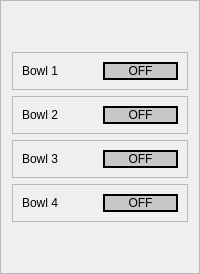
              <widget class="QFrame" name="frame_3">
               <property name="frameShape">
                <enum>QFrame::StyledPanel</enum>
               </property>
               <property name="frameShadow">
                <enum>QFrame::Raised</enum>
               </property>
               <layout class="QVBoxLayout" name="verticalLayout_7">
                <item>
                 <spacer name="verticalSpacer_2">
                  <property name="orientation">
                   <enum>Qt::Vertical</enum>
                  </property>
                  <property name="sizeHint" stdset="0">
                   <size>
                    <width>20</width>
                    <height>40</height>
                   </size>
                  </property>
                 </spacer>
                </item>
                <item>
                 <widget class="QFrame" name="frame_4">
                  <property name="frameShape">
                   <enum>QFrame::StyledPanel</enum>
                  </property>
                  <property name="frameShadow">
                   <enum>QFrame::Raised</enum>
                  </property>
                  <layout class="QHBoxLayout" name="horizontalLayout_14">
                   <item>
                    <widget class="QLabel" name="label_15">
                     <property name="styleSheet">
                      <string notr="true">font: 75 12pt &quot;MS Shell Dlg 2&quot;;</string>
                     </property>
                     <property name="text">
                      <string>Bowl 1</string>
                     </property>
                    </widget>
                   </item>
                   <item>
                    <widget class="QPushButton" name="bowl1">
                     <property name="minimumSize">
                      <size>
                       <width>50</width>
                       <height>0</height>
                      </size>
                     </property>
                     <property name="maximumSize">
                      <size>
                       <width>100</width>
                       <height>50</height>
                      </size>
                     </property>
                     <property name="styleSheet">
                      <string notr="true">background-color: rgb(200, 200, 200);
font: 12pt &quot;MS Shell Dlg 2&quot;;
border-radius: 10px;
border: 2px solid  #000000; </string>
                     </property>
                     <property name="text">
                      <string>OFF</string>
                     </property>
                    </widget>
                   </item>
                  </layout>
                 </widget>
                </item>
                <item>
                 <widget class="QFrame" name="frame_17">
                  <property name="frameShape">
                   <enum>QFrame::StyledPanel</enum>
                  </property>
                  <property name="frameShadow">
                   <enum>QFrame::Raised</enum>
                  </property>
                  <layout class="QHBoxLayout" name="horizontalLayout_15">
                   <item>
                    <widget class="QLabel" name="label_16">
                     <property name="styleSheet">
                      <string notr="true">font: 75 12pt &quot;MS Shell Dlg 2&quot;;</string>
                     </property>
                     <property name="text">
                      <string>Bowl 2</string>
                     </property>
                    </widget>
                   </item>
                   <item>
                    <widget class="QPushButton" name="bowl2">
                     <property name="minimumSize">
                      <size>
                       <width>50</width>
                       <height>0</height>
                      </size>
                     </property>
                     <property name="maximumSize">
                      <size>
                       <width>100</width>
                       <height>50</height>
                      </size>
                     </property>
                     <property name="styleSheet">
                      <string notr="true">background-color: rgb(200, 200, 200);
font: 12pt &quot;MS Shell Dlg 2&quot;;
border-radius: 10px;
border: 2px solid  #000000; </string>
                     </property>
                     <property name="text">
                      <string>OFF</string>
                     </property>
                    </widget>
                   </item>
                  </layout>
                 </widget>
                </item>
                <item>
                 <widget class="QFrame" name="frame_18">
                  <property name="frameShape">
                   <enum>QFrame::StyledPanel</enum>
                  </property>
                  <property name="frameShadow">
                   <enum>QFrame::Raised</enum>
                  </property>
                  <layout class="QHBoxLayout" name="horizontalLayout_16">
                   <item>
                    <widget class="QLabel" name="label_17">
                     <property name="styleSheet">
                      <string notr="true">font: 75 12pt &quot;MS Shell Dlg 2&quot;;</string>
                     </property>
                     <property name="text">
                      <string>Bowl 3</string>
                     </property>
                    </widget>
                   </item>
                   <item>
                    <widget class="QPushButton" name="bowl3">
                     <property name="minimumSize">
                      <size>
                       <width>50</width>
                       <height>0</height>
                      </size>
                     </property>
                     <property name="maximumSize">
                      <size>
                       <width>100</width>
                       <height>50</height>
                      </size>
                     </property>
                     <property name="styleSheet">
                      <string notr="true">background-color: rgb(200, 200, 200);
font: 12pt &quot;MS Shell Dlg 2&quot;;
border-radius: 10px;
border: 2px solid  #000000; </string>
                     </property>
                     <property name="text">
                      <string>OFF</string>
                     </property>
                    </widget>
                   </item>
                  </layout>
                 </widget>
                </item>
                <item>
                 <widget class="QFrame" name="frame_34">
                  <property name="frameShape">
                   <enum>QFrame::StyledPanel</enum>
                  </property>
                  <property name="frameShadow">
                   <enum>QFrame::Raised</enum>
                  </property>
                  <layout class="QHBoxLayout" name="horizontalLayout_17">
                   <item>
                    <widget class="QLabel" name="label_14">
                     <property name="styleSheet">
                      <string notr="true">font: 75 12pt &quot;MS Shell Dlg 2&quot;;</string>
                     </property>
                     <property name="text">
                      <string>Bowl 4</string>
                     </property>
                    </widget>
                   </item>
                   <item>
                    <widget class="QPushButton" name="bowl4">
                     <property name="minimumSize">
                      <size>
                       <width>50</width>
                       <height>0</height>
                      </size>
                     </property>
                     <property name="maximumSize">
                      <size>
                       <width>100</width>
                       <height>50</height>
                      </size>
                     </property>
                     <property name="styleSheet">
                      <string notr="true">background-color: rgb(200, 200, 200);
font: 12pt &quot;MS Shell Dlg 2&quot;;
border-radius: 10px;
border: 2px solid  #000000; </string>
                     </property>
                     <property name="text">
                      <string>OFF</string>
                     </property>
                    </widget>
                   </item>
                  </layout>
                 </widget>
                </item>
                <item>
                 <spacer name="verticalSpacer">
                  <property name="orientation">
                   <enum>Qt::Vertical</enum>
                  </property>
                  <property name="sizeHint" stdset="0">
                   <size>
                    <width>20</width>
                    <height>40</height>
                   </size>
                  </property>
                 </spacer>
                </item>
               </layout>
              </widget>
